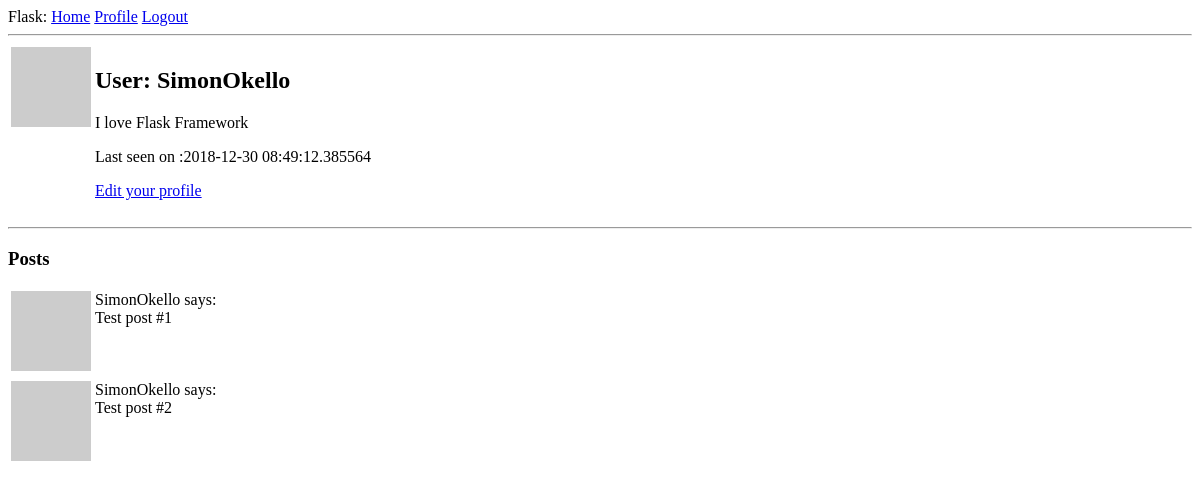
Page /user/SimonOkello (signed in) on the earlier database version.
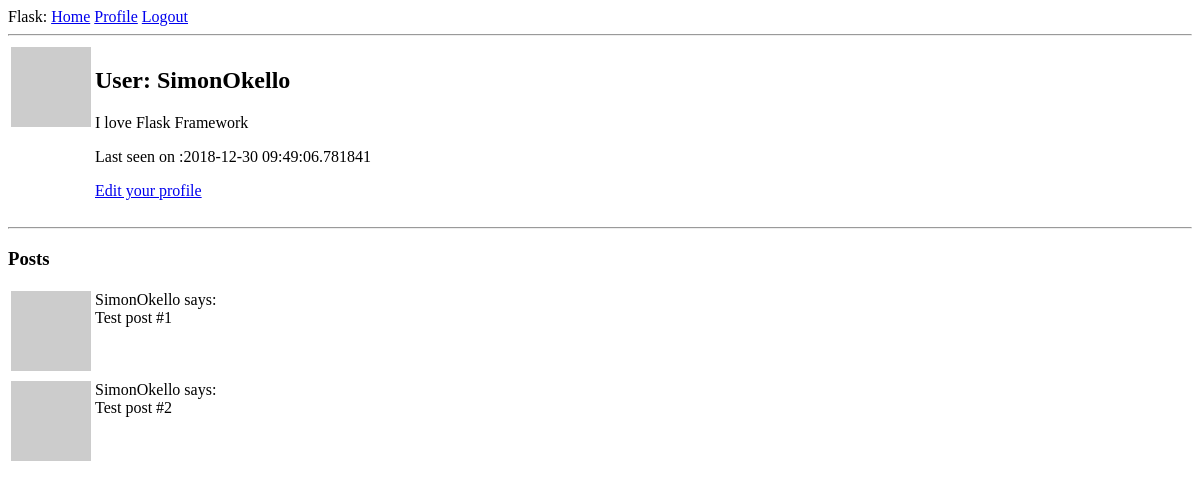
Same page on the later database version.
### app/models.py (models this page shows, shortened)
class User(UserMixin, db.Model):
    id = db.Column(db.Integer, primary_key=True)
    username = db.Column(db.String(64), index=True, unique=True)
    email = db.Column(db.String(120), index=True, unique=True)
    password_hash = db.Column(db.String(128))
    posts = db.relationship("Post", backref="author", lazy="dynamic")
    about_me = db.Column(db.String(120))
    last_seen = db.Column(db.DateTime, default=datetime.utcnow)
    followed = db.relationship(
        'User', secondary=followers,
        primaryjoin=(followers.c.follower_id == id),
        secondaryjoin=(followers.c.followed_id == id),
        backref=db.backref('followers', lazy='dynamic'), lazy='dynamic')
    def avatar(self, size):
        digest = md5(self.email.lower().encode("utf-8")).hexdigest()
        return 'https://www.gravatar.com/avatar/{}?d=identicon&s={}'.format(
            digest, size)

### app/routes.py (the view)
@app.route("/user/<username>")
@login_required
def user(username):
    user = User.query.filter_by(username=username).first_or_404()
    posts = [
        {"author": user, "body": "Test post #1"},
        {"author": user, "body": "Test post #2"}
    ]
    return render_template("user.html", title="Profile", user=user, posts=posts)

### app/models.py (called while the page is built)
@login.user_loader
def load_user(id):
    return User.query.get(int(id))

### app/routes.py (called while the page is built)
@app.before_request
def before_request():
    if current_user.is_authenticated:
        current_user.last_seen = datetime.utcnow()
        db.session.commit()

### app/templates/user.html
{% extends "layout.html" %}
{% block content %}
<table>
    <tr valign="top">
        <td><img src="{{user.avatar(128)}}"></td>
        <td>
            <h2>User: {{user.username}}</h2>
            {% if user.about_me %} <p>{{user.about_me}}</p> {% endif %}
            {% if user.last_seen %} <p>Last seen on :{{user.last_seen}}</p> {% endif %}
            {% if user == current_user %}
                <p><a href="{{ url_for('edit_profile') }}">Edit your profile</a></p>
                {% endif %}
        </td>
    </tr>
</table>
<hr>
<h3>Posts</h3>
{% for post in posts %}
{% include "_post.html" %}
{% endfor %}
{% endblock %}

### app/templates/layout.html (shortened to what this page needs)
<!DOCTYPE html>
<html lang="en">
<head>
</head>
<body>
  <div>Flask: <a href="{{url_for('index')}}">Home</a>
    {% if current_user.is_anonymous %}
   <a href="{{url_for('login')}}">Login</a>
   {% else %}
   <a href="{{url_for('user', username=current_user.username)}}">Profile</a>
   <a href="{{url_for('logout')}}">Logout</a>
   {% endif %}
   </div>
   <hr>
  {% block content %}
  {% endblock %}
</body>
</html>

### app/templates/_post.html
<table>
    <tr valign="top">
        <td><img src="{{ post.author.avatar(36) }}"></td>
        <td>{{ post.author.username }} says:<br>{{ post.body }}</td>
    </tr>
</table>

Differences in the rows shown:
changed User "SimonOkello": last_seen "2018-12-30 08:49:12.385564" → "2018-12-30 09:49:06.781841"
